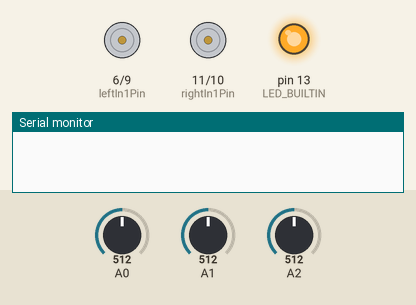
This sketch was run on a simulated Arduino Uno, built with avr-gcc and run on an emulated ATmega328P. Parts: motor-driver pin pairs drawn as motors (green arrow = first pin HIGH = forward, orange = second pin HIGH = backward, longer = more drive), output pins drawn as LEDs (lit = HIGH), the last lines printed to the serial monitor. The inputs (shaded band) are chosen by the test bench; at power-on: A0 = 512, A1 = 512, A2 = 512.

Above: at 0.6 s.
At 10.6 s:
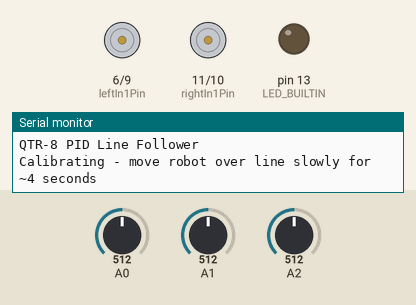
At 22.6 s:
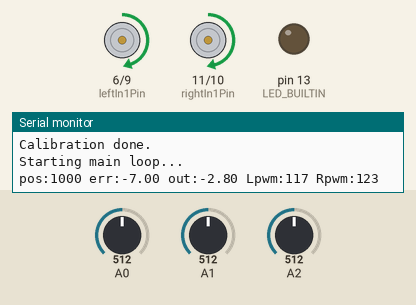
Timing chart, 0 to 24.1 s (numbered marks = the images above):
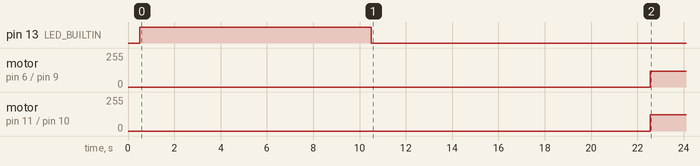

The sketch:

MotorTest.ino
```cpp
// --- Pin Setup ---
const int motorPWM1a = 6;      // PWM pin to motor driver
const int motorPWM1b = 9;      // Direction pin to motor driver
const int motorPWM2a = 10;      // PWM pin to motor driver
const int motorPWM2b = 11;      // Direction pin to motor driver

const int encoder1A = 2;      // Encoder channel A (must be interrupt-capable)
const int encoder1B = 3;      // Encoder channel B (interrupt-capable)
const int encoder2A = 4;      // Encoder channel A (must be interrupt-capable)
const int encoder2B = 5;      // Encoder channel B (interrupt-capable)

int PWMspeed = 20;

// Encoder count
volatile long encoderCount1 = 0;
volatile long encoderCount2 = 0;

// Decode direction from encoder
void encoder1A_ISR() {
  int stateA = digitalRead(encoder1A);
  int stateB = digitalRead(encoder1B);

  // If A leads B, forward; else reverse
  if (stateA == stateB) encoderCount1++;
  else encoderCount1--;
}

void encoder1B_ISR() {
  int stateA = digitalRead(encoder1A);
  int stateB = digitalRead(encoder1B);

  if (stateA != stateB) encoderCount1++;
  else encoderCount1--;
}

void encoder2A_ISR() {
  int stateA = digitalRead(encoder2A);
  int stateB = digitalRead(encoder2B);

  // If A leads B, forward; else reverse
  if (stateA == stateB) encoderCount2++;
  else encoderCount2--;
}

void encoder2B_ISR() {
  int stateA = digitalRead(encoder2A);
  int stateB = digitalRead(encoder2B);

  if (stateA != stateB) encoderCount2++;
  else encoderCount2--;
}

/*void setup() {
  Serial.begin(9600);

  pinMode(motorPWM1a, OUTPUT);
  pinMode(motorPWM1b, OUTPUT);
  pinMode(motorPWM2a, OUTPUT);
  pinMode(motorPWM2b, OUTPUT);

  pinMode(encoder1A, INPUT_PULLUP);
  pinMode(encoder1B, INPUT_PULLUP);
  pinMode(encoder2A, INPUT_PULLUP);
  pinMode(encoder2B, INPUT_PULLUP);


  attachInterrupt(digitalPinToInterrupt(encoder1A), encoder1A_ISR, CHANGE);
  attachInterrupt(digitalPinToInterrupt(encoder1B), encoder1B_ISR, CHANGE);
  attachInterrupt(digitalPinToInterrupt(encoder2A), encoder2A_ISR, CHANGE);
  attachInterrupt(digitalPinToInterrupt(encoder2B), encoder2B_ISR, CHANGE);

  // Start motor forward
  analogWrite(motorPWM1b, 0);  // HIGH = forward, change if reversed
  analogWrite(motorPWM1a, 50);    // Speed (0–255)
  analogWrite(motorPWM2b, 0);  // HIGH = forward, change if reversed
  analogWrite(motorPWM2a, 50);
}

void loop() {
  static long lastCount = 0;

  // Print only if count changed (keeps Serial clean)
  if (encoderCount1 != lastCount) {
    Serial.print("Encoder Count 1: ");
    Serial.println(encoderCount1/3840);
    Serial.print("Encoder Count 2: ");
    Serial.println(encoderCount2/3840);
    lastCount = encoderCount1;
  }

  // Optional: after some time, reverse direction
  if (millis() > PWMspeed*100 && PWMspeed < 255) {
    analogWrite(motorPWM1a, PWMspeed);    // Speed (0–255)
    PWMspeed = PWMspeed + 20;
  }
}*/
```

DistanceSensorTest.ino
```cpp
/*#define TRIG_PIN 9
#define ECHO_PIN 10

void setup() {
  Serial.begin(9600);
  pinMode(TRIG_PIN, OUTPUT);
  pinMode(ECHO_PIN, INPUT);
}

void loop() {
  long duration = 0;
  // Send a 10µs pulse to trigger the sensor
  digitalWrite(TRIG_PIN, LOW);
  delayMicroseconds(1);
  digitalWrite(TRIG_PIN, HIGH);
  delayMicroseconds(10);
  digitalWrite(TRIG_PIN, LOW);

  // Read the time it takes for the echo to return
  duration = pulseIn(ECHO_PIN, HIGH);

  // Convert to distance (in cm)
  long distance = duration * 0.34 / 2;

  Serial.print("Distance: ");
  Serial.print(distance);
  Serial.println(" mm");

  delay(200);
}*/
```

LineFollowingPID.ino
```cpp
// PID Line Follower for Arduino Leonardo + QTR-8A (Analog)
// Uses Pololu QTRSensorsAnalog library
// Reads line position (0..7000) and applies PID to motor speeds

#include <QTRSensors.h>

// ========== CONFIG ==========
// Sensors
QTRSensors qtr;

const uint8_t SensorCount = 3;
uint16_t sensorValues[SensorCount];

// PID parameters (start values — tune below)
double Kp = 0.40;   // proportional gain
double Ki = 0.0008; // integral gain
double Kd = 3.2;    // derivative gain

// PID / timing
unsigned long lastTime = 0;
const unsigned long sampleTime = 25;  // ms between PID updates
double integral = 0;
double lastError = 0;
double integralMax = 3000;  // clamp integral (prevent windup)

// Motor pins (example: L298/TB6612 style)
const int leftIn1Pin   = 6;   // direction
const int leftIn2Pin   = 9;
const int rightIn1Pin  = 11;   // direction
const int rightIn2Pin  = 10;

// Motion / speed limits
const int PWM_MAX = 255;
const int PWM_MIN = 0;
int baseSpeed = 120; // nominal forward speed (tweak 0..255)

// QTR calibration cycles at startup
const int calibrationCycles = 400;

// Target center for readLine() (range 0..(1000*(NUM_SENSORS-1)))
const int targetPosition = 1007; // approximate center (for 8 sensors range 0..7000)

// ========== SETUP ==========
void setup() {
  Serial.begin(9600);

  // Motor pins
  pinMode(leftIn1Pin, OUTPUT);
  pinMode(leftIn2Pin, OUTPUT);
  pinMode(rightIn1Pin, OUTPUT);
  pinMode(rightIn2Pin, OUTPUT);

  // QTR init
  qtr.setTypeAnalog();
  qtr.setSensorPins((const uint8_t[]){A0, A1, A2}, SensorCount);
  qtr.setEmitterPin(2);

  delay(500);
  pinMode(LED_BUILTIN, OUTPUT);
  digitalWrite(LED_BUILTIN, HIGH); // turn on Arduino's LED to indicate we are in calibration mode

  // analogRead() takes about 0.1 ms on an AVR.
  // 0.1 ms per sensor * 4 samples per sensor read (default) * 6 sensors
  // * 10 reads per calibrate() call = ~24 ms per calibrate() call.
  // Call calibrate() 400 times to make calibration take about 10 seconds.
  for (uint16_t i = 0; i < 400; i++)
  {
    qtr.calibrate();
  }
  digitalWrite(LED_BUILTIN, LOW); // turn off Arduino's LED to indicate we are through with calibration
  //qtr.setEmitterPin(9); // optional: LED emitter pin (set to 255 or -1 if not used)

  Serial.println("QTR-8 PID Line Follower");
  Serial.println("Calibrating - move robot over line slowly for ~4 seconds");

  // Calibrate: rotate/slide robot over line while calibration runs
  for (int i = 0; i < calibrationCycles; i++) {
    qtr.calibrate(); // collects min/max for each sensor
    delay(5);
  }
  Serial.println("Calibration done.");
  Serial.println("Starting main loop...");

  lastTime = millis();
}

// ========== MAIN LOOP ==========
void loop() {
  unsigned long now = millis();
  if (now - lastTime >= sampleTime) {
    unsigned long dt_ms = now - lastTime;
    lastTime = now;

    // Read position: returns 0..1000*(NUM_SENSORS-1) — for 8 sensors -> 0..7000
      uint16_t position = qtr.readLineBlack(sensorValues);

    // Compute error (positive if robot is to the right of target)
    double error = (double)position - (double)targetPosition;

    // PID calculations (discrete)
    integral += error * (dt_ms / 1000.0);
    // clamp integral to avoid windup
    if (integral > integralMax) integral = integralMax;
    if (integral < -integralMax) integral = -integralMax;

    double derivative = 0;
    if (dt_ms > 0) derivative = (error - lastError) / (dt_ms / 1000.0);

    double output = Kp * error /*+ Ki * integral + Kd * derivative*/;

    lastError = error;

    // Apply correction: 'output' is a signed turn command
    // Convert to motor PWM adjustments
    // left = base + turn, right = base - turn
    double leftSpeed_d  = baseSpeed + output;
    double rightSpeed_d = baseSpeed - output;

    // Constrain speeds
    int leftPWM  = constrain((int)round(leftSpeed_d), PWM_MIN, PWM_MAX);
    int rightPWM = constrain((int)round(rightSpeed_d), PWM_MIN, PWM_MAX);

    // Drive motors
    driveMotor(leftPWM,  rightPWM);

    // Debugging
    Serial.print("pos:");
    Serial.print(position);
    Serial.print(" err:");
    Serial.print(error, 2);
    Serial.print(" out:");
    Serial.print(output, 2);
    Serial.print(" Lpwm:");
    Serial.print(leftPWM);
    Serial.print(" Rpwm:");
    Serial.println(rightPWM);
  }

  // small yield so serial / USB can handle things
  delay(1);
}

// ========== MOTOR FUNCTION ==========
// This assumes direction pins: IN1 HIGH + IN2 LOW -> forward
//                             IN1 LOW  + IN2 HIGH -> reverse
void driveMotor(int leftPWM, int rightPWM) {
  // LEFT motor
  if (leftPWM >= 0) {
    analogWrite(leftIn1Pin, leftPWM);  // HIGH = forward, change if reversed
    analogWrite(leftIn2Pin, 0);    // Speed (0–255)
  }

  // RIGHT motor
  if (rightPWM >= 0) {
    analogWrite(rightIn1Pin, rightPWM);  // HIGH = forward, change if reversed
    analogWrite(rightIn2Pin, 0);
  }
}
```

Measured:
- by itself, motor on pin 6 (leftIn1Pin) / pin 9 (leftIn2Pin): stopped → forward 117/255 at 22.6 s
- by itself, motor on pin 11 (rightIn1Pin) / pin 10 (rightIn2Pin): stopped → forward 123/255 at 22.6 s
